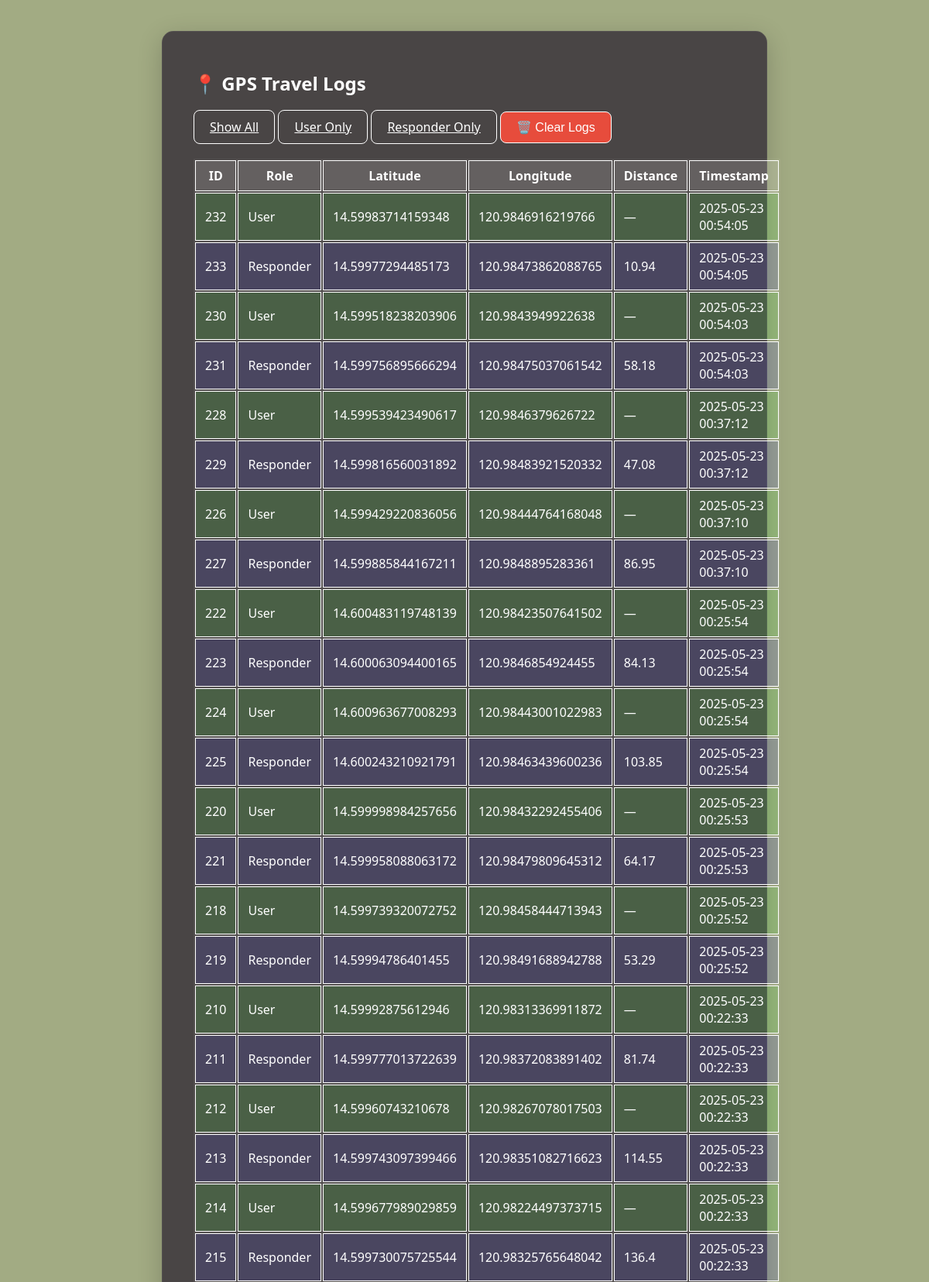
Page /logs (upper part) on the committed database.
### tables this page shows
CREATE TABLE gps_logs (
                    id INTEGER PRIMARY KEY AUTOINCREMENT,
                    role TEXT,
                    latitude REAL,
                    longitude REAL,
                    distance REAL,
                    timestamp TEXT
                );

### app.py (the view)
@app.route('/logs')
def logs():
    conn = sqlite3.connect('gps_logs.db')
    c = conn.cursor()
    c.execute("SELECT * FROM gps_logs ORDER BY timestamp DESC")
    data = c.fetchall()
    conn.close()
    return render_template('logs.html', logs=data)

### templates/logs.html (shortened to what this page needs)
<!DOCTYPE html>
<html>
<head>
    <link rel="stylesheet" href="/static/style.css">
</head>
<body>
    <div class="container">
        <h2>📍 GPS Travel Logs</h2>
        <div class="btn-group">
            <a href="{{ url_for('logs') }}" class="btn">Show All</a>
            <a href="{{ url_for('logs', role='User') }}" class="btn">User Only</a>
            <a href="{{ url_for('logs', role='Responder') }}" class="btn">Responder Only</a>
            <form method="POST" action="{{ url_for('clear_logs') }}" onsubmit="return confirm('Are you sure you want to delete all logs?');">
                <button type="submit" class="btn" style="background-color: #e74c3c; color: white;">🗑️ Clear Logs</button>
            </form>
        </div>
        <table>
            <thead>
                <tr>
                    <th>ID</th>
                    <th>Role</th>
                    <th>Latitude</th>
                    <th>Longitude</th>
                    <th>Distance</th>
                    <th>Timestamp</th>
                </tr>
            </thead>
            <tbody>
            {% for log in logs %}
             <tr style="background-color:
             {% if log[1] == 'User' %} rgba(0, 255, 0, 0.1)
             {% elif log[1] == 'Responder' %}rgba(0, 0, 255, 0.1)
             {% endif %};">
            <td>{{ log[0] }}</td>
            <td>{{ log[1] }}</td>
            <td>{{ log[2] }}</td>
            <td>{{ log[3] }}</td>
            <td>{{ log[4] or '—' }}</td>
            <td>{{ log[5] }}</td>
        </tr>
        {% endfor %}
        </tbody>
        </table>
        <br>
    </div>
</body>
</html>

### static/style.css (style rules this page uses)
body { background: #a2ab83; height: 100vh; margin: 0; font-family: 'Segoe UI', Tahoma, Geneva, Verdana, sans-serif; color: rgb(255, 255, 255); }
.container { background: rgb(73, 69, 69); backdrop-filter: blur(12px); border-radius: 15px; padding: 30px 40px; max-width: 700px; margin: 40px auto; box-shadow: 0 8px 32px 0 rgba(0, 0, 0, 0.2); color: #ffffff; border: 1px solid rgba(107, 104, 104, 0.316); }
button, .btn { background-color: transparent; color: white; border: 1px solid white; padding: 10px 20px; border-radius: 8px; cursor: pointer; font-size: 16px; transition: all 0.3s ease; }

### templates/logs.html (style rules this page uses)
.btn-group { margin-bottom: 20px; }
.btn-group form { display: inline-block; }
table { width: 100%; background-color: rgba(255,255,255,0.05); color: white; }
th, td { padding: 8px 12px; border: 1px solid white; }
th { background-color: rgba(255,255,255,0.1); }

### rows in the picture
gps_logs: id "232", role "User", latitude "14.59983714159348", longitude "120.9846916219766", log "—", timestamp "2025-05-23 00:54:05"
gps_logs: id "233", role "Responder", latitude "14.59977294485173", longitude "120.98473862088765", distance "10.94", timestamp "2025-05-23 00:54:05"
gps_logs: id "230", role "User", latitude "14.599518238203906", longitude "120.9843949922638", log "—", timestamp "2025-05-23 00:54:03"
gps_logs: id "231", role "Responder", latitude "14.599756895666294", longitude "120.98475037061542", distance "58.18", timestamp "2025-05-23 00:54:03"
gps_logs: id "228", role "User", latitude "14.599539423490617", longitude "120.9846379626722", log "—", timestamp "2025-05-23 00:37:12"
gps_logs: id "229", role "Responder", latitude "14.599816560031892", longitude "120.98483921520332", distance "47.08", timestamp "2025-05-23 00:37:12"
gps_logs: id "226", role "User", latitude "14.599429220836056", longitude "120.98444764168048", log "—", timestamp "2025-05-23 00:37:10"
gps_logs: id "227", role "Responder", latitude "14.599885844167211", longitude "120.9848895283361", distance "86.95", timestamp "2025-05-23 00:37:10"
gps_logs: id "222", role "User", latitude "14.600483119748139", longitude "120.98423507641502", log "—", timestamp "2025-05-23 00:25:54"
gps_logs: id "223", role "Responder", latitude "14.600063094400165", longitude "120.9846854924455", distance "84.13", timestamp "2025-05-23 00:25:54"
gps_logs: id "224", role "User", latitude "14.600963677008293", longitude "120.98443001022983", log "—", timestamp "2025-05-23 00:25:54"
gps_logs: id "225", role "Responder", latitude "14.600243210921791", longitude "120.98463439600236", distance "103.85", timestamp "2025-05-23 00:25:54"
gps_logs: id "220", role "User", latitude "14.599998984257656", longitude "120.98432292455406", log "—", timestamp "2025-05-23 00:25:53"
gps_logs: id "221", role "Responder", latitude "14.599958088063172", longitude "120.98479809645312", distance "64.17", timestamp "2025-05-23 00:25:53"
gps_logs: id "218", role "User", latitude "14.599739320072752", longitude "120.98458444713943", log "—", timestamp "2025-05-23 00:25:52"
gps_logs: id "219", role "Responder", latitude "14.59994786401455", longitude "120.98491688942788", distance "53.29", timestamp "2025-05-23 00:25:52"
gps_logs: id "210", role "User", latitude "14.59992875612946", longitude "120.98313369911872", log "—", timestamp "2025-05-23 00:22:33"
gps_logs: id "211", role "Responder", latitude "14.599777013722639", longitude "120.98372083891402", distance "81.74", timestamp "2025-05-23 00:22:33"
gps_logs: id "212", role "User", latitude "14.59960743210678", longitude "120.98267078017503", log "—", timestamp "2025-05-23 00:22:33"
gps_logs: id "213", role "Responder", latitude "14.599743097399466", longitude "120.98351082716623", distance "114.55", timestamp "2025-05-23 00:22:33"
gps_logs: id "214", role "User", latitude "14.599677989029859", longitude "120.98224497373715", log "—", timestamp "2025-05-23 00:22:33"
gps_logs: id "215", role "Responder", latitude "14.599730075725544", longitude "120.98325765648042", distance "136.4", timestamp "2025-05-23 00:22:33"
